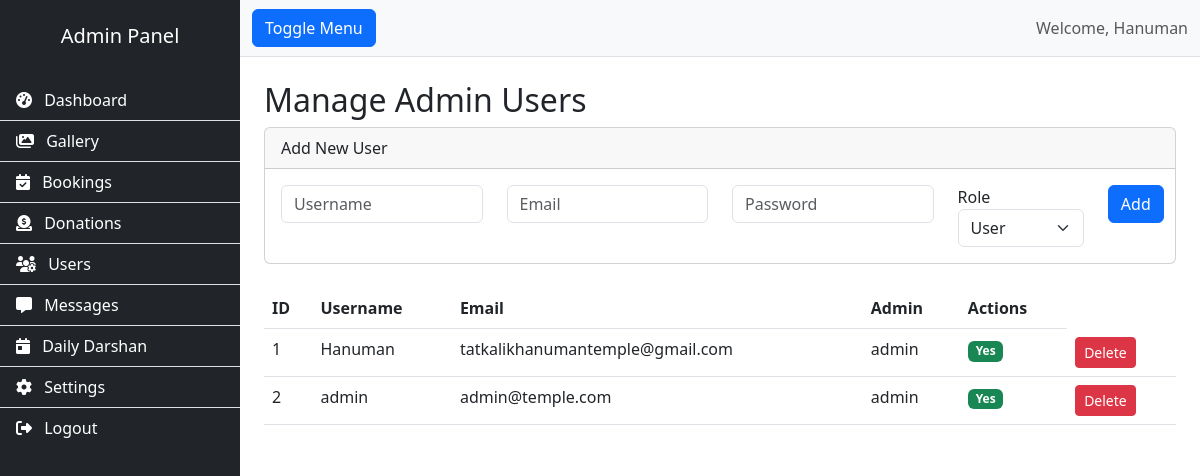
The app's page /admin/users (signed in) with its own data.
### app.py (models this page shows, shortened)
class User(UserMixin, db.Model):
    id = db.Column(db.Integer, primary_key=True)
    username = db.Column(db.String(80), unique=True, nullable=False)
    email = db.Column(db.String(120), unique=True, nullable=False)
    password_hash = db.Column(db.String(200), nullable=False)
    full_name = db.Column(db.String(100))
    phone = db.Column(db.String(20))
    role = db.Column(db.String(20), default='user')  # 'admin', 'user', 'darshan_manager'
    created_at = db.Column(db.DateTime, default=lambda: datetime.now(timezone.utc))
    bookings = db.relationship('PrasadBooking', backref='user', lazy=True)
    donations = db.relationship('Donation', backref='user', lazy=True)
    @property
    def is_admin(self):
        return self.role == 'admin'

### app.py (the view)
@app.route('/admin/users')
@login_required
@admin_required
def admin_users():
    users = User.query.all()
    return render_template('admin/users.html', users=users)

### app.py (called while the page is built)
@login_manager.user_loader
def load_user(user_id):
    return User.query.get(int(user_id))

def admin_required(f):
    @wraps(f)
    def decorated_function(*args, **kwargs):
        if not current_user.is_authenticated or not current_user.is_admin:
            flash('You do not have permission to access this page.', 'danger')
            return redirect(url_for('admin_login'))
        return f(*args, **kwargs)
    return decorated_function

@app.context_processor
def inject_globals():
    try:
        settings = SiteSettings.get_settings()
    except:
        settings = None
    return {
        'settings': settings,
        'get_today_darshan': DailyDarshan.get_today_darshan,
        'now': lambda: datetime.now(timezone.utc)
    }

    @staticmethod
    def get_settings():
        settings = SiteSettings.query.first()
        if not settings:
            settings = SiteSettings()
            db.session.add(settings)
            db.session.commit()
        return settings

### templates/admin/users.html (shortened to what this page needs)
{% extends "admin/layout.html" %}
{% block content %}
<h2 class="mt-4">Manage Admin Users</h2>
<div class="card mb-4">
    <div class="card-header">Add New User</div>
    <div class="card-body">
        <form method="POST" action="{{ url_for('admin_user_add') }}">
            <div class="row">
                <div class="col-md-3"><input type="text" name="username" class="form-control" placeholder="Username" required></div>
                <div class="col-md-3"><input type="email" name="email" class="form-control" placeholder="Email" required></div>
                <div class="col-md-3"><input type="password" name="password" class="form-control" placeholder="Password" required></div>
                <div class="col-md-2">
    <label>Role</label>
    <select name="role" class="form-select">
        <option value="user">User</option>
    </select>
</div>
                <div class="col-md-1"><button type="submit" class="btn btn-primary">Add</button></div>
            </div>
        </form>
    </div>
</div>
<table class="table">
    <thead><tr><th>ID</th><th>Username</th><th>Email</th><th>Admin</th><th>Actions</th></tr></thead>
    <tbody>
        {% for u in users %}
        <tr>
            <td>{{ u.id }}</td><td>{{ u.username }}</td><td>{{ u.email }}</td><td>{{ u.role }}</td>
            <td>{% if u.is_admin %}<span class="badge bg-success">Yes</span>{% else %}No{% endif %}</td>
            <td><a href="{{ url_for('admin_user_delete', id=u.id) }}" class="btn btn-sm btn-danger" onclick="return confirm('Delete?')">Delete</a></td>
        </tr>
        {% endfor %}
    </tbody>
</table>
{% endblock %}

### templates/admin/layout.html (shortened to what this page needs)
<!DOCTYPE html>
<html lang="en">
<head>
    <link href="https://cdn.jsdelivr.net/npm/bootstrap@5.3.0/dist/css/bootstrap.min.css" rel="stylesheet">
    <link rel="stylesheet" href="https://cdnjs.cloudflare.com/ajax/libs/font-awesome/6.4.0/css/all.min.css">
    <link rel="stylesheet" href="{{ url_for('static', filename='css/admin.css') }}">
</head>
<body>
    <div class="d-flex" id="wrapper">
        <div class="bg-dark text-white" id="sidebar-wrapper">
            <div class="sidebar-heading text-center py-4">
                <h5>Admin Panel</h5>
            </div>
            <div class="list-group list-group-flush">
    {% if current_user.role == 'admin' %}
        <a href="{{ url_for('admin_dashboard') }}" class="list-group-item list-group-item-action bg-dark text-white"><i class="fas fa-tachometer-alt me-2"></i> Dashboard</a>
        <a href="{{ url_for('admin_gallery') }}" class="list-group-item list-group-item-action bg-dark text-white"><i class="fas fa-images me-2"></i> Gallery</a>
        <a href="{{ url_for('admin_bookings') }}" class="list-group-item list-group-item-action bg-dark text-white"><i class="fas fa-calendar-check me-2"></i> Bookings</a>
        <a href="{{ url_for('admin_donations') }}" class="list-group-item list-group-item-action bg-dark text-white"><i class="fas fa-donate me-2"></i> Donations</a>
        <a href="{{ url_for('admin_users') }}" class="list-group-item list-group-item-action bg-dark text-white"><i class="fas fa-users-cog me-2"></i> Users</a>
        <a href="{{ url_for('admin_contacts') }}" class="list-group-item list-group-item-action bg-dark text-white"><i class="fas fa-message me-2"></i> Messages</a>
        <a href="{{ url_for('admin_daily_darshan') }}" class="list-group-item list-group-item-action bg-dark text-white"><i class="fas fa-calendar-day me-2"></i> Daily Darshan</a>
        <a href="{{ url_for('admin_settings') }}" class="list-group-item list-group-item-action bg-dark text-white"><i class="fas fa-cog me-2"></i> Settings</a>
        <a href="{{ url_for('logout') }}" class="list-group-item list-group-item-action bg-dark text-white"><i class="fas fa-sign-out-alt me-2"></i> Logout</a>
    {% else %}
        <a href="{{ url_for('logout') }}" class="list-group-item list-group-item-action bg-dark text-white"><i class="fas fa-sign-out-alt me-2"></i> Logout</a>
    {% endif %}
</div>
        </div>
        <div id="page-content-wrapper">
            <nav class="navbar navbar-expand-lg navbar-light bg-light border-bottom">
                <div class="container-fluid">
                    <button class="btn btn-primary" id="menu-toggle">Toggle Menu</button>
                    <span class="navbar-text ms-auto">
                        Welcome, {{ current_user.username }}
                    </span>
                </div>
            </nav>
            <div class="container-fluid px-4">
                {% block content %}{% endblock %}
            </div>
        </div>
    </div>
</body>
</html>

### static/css/admin.css (style rules this page uses)
#wrapper { overflow-x: hidden; }
#sidebar-wrapper { min-height: 100vh; margin-left: -15rem; transition: margin 0.25s ease-out; }
#sidebar-wrapper .sidebar-heading { padding: 0.875rem 1.25rem; font-size: 1.2rem; }
#sidebar-wrapper .list-group { width: 15rem; }
#page-content-wrapper { min-width: 100vw; }
@media (min-width: 768px) { #sidebar-wrapper { margin-left: 0; } }
@media (min-width: 768px) { #page-content-wrapper { min-width: 0; width: 100%; } }

### records on screen
User: username "Hanuman", id "1", email "tatkalikhanumantemple@gmail.com", role "admin", shows "Yes"
User: id "2", username "admin", email "admin@temple.com", role "admin", shows "Yes"
